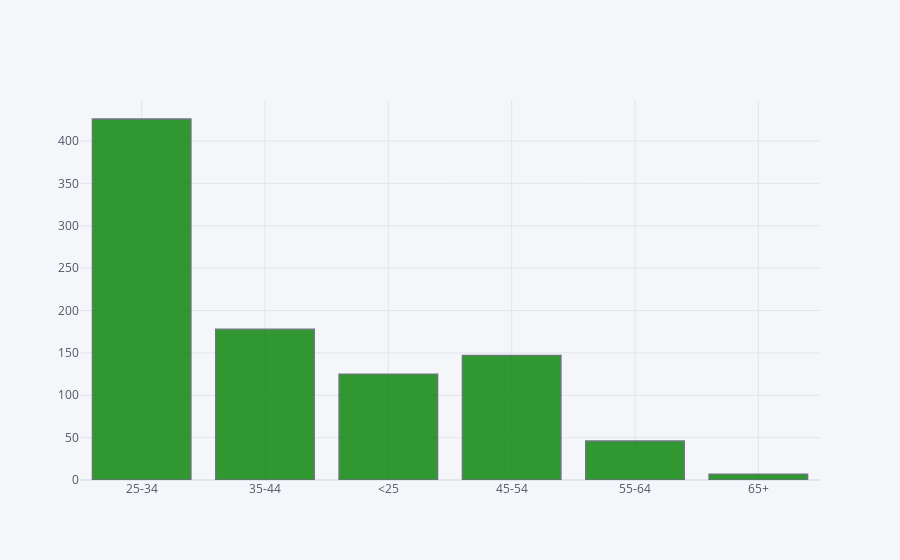

Notebook cell for this chart:
### Code cell
df['age'].iplot(kind='hist',bins=30,color='green')

### Figure 1 — Plotly figure (JSON) as saved in the notebook; plotly's stock layout.template omitted (floating-point values rounded to 4 significant figures; data arrays with more than 128 entries replaced by an {"elided": "..."} marker saying what was removed)
{"data": [{"histfunc": "count", "histnorm": "", "marker": {"color": "rgba(0, 128, 0, 1.0)", "line": {"color": "#4D5663", "width": 1.3}}, "name": "age", "nbinsx": 30, "opacity": 0.8, "orientation": "v", "type": "histogram", "x": {"elided": "929 str values"}}], "layout": {"barmode": "overlay", "legend": {"bgcolor": "#F5F6F9", "font": {"color": "#4D5663"}}, "paper_bgcolor": "#F5F6F9", "plot_bgcolor": "#F5F6F9", "title": {"font": {"color": "#4D5663"}}, "xaxis": {"gridcolor": "#E1E5ED", "showgrid": true, "tickfont": {"color": "#4D5663"}, "title": {"font": {"color": "#4D5663"}, "text": ""}, "zerolinecolor": "#E1E5ED"}, "yaxis": {"gridcolor": "#E1E5ED", "showgrid": true, "tickfont": {"color": "#4D5663"}, "title": {"font": {"color": "#4D5663"}, "text": ""}, "zerolinecolor": "#E1E5ED"}}}
